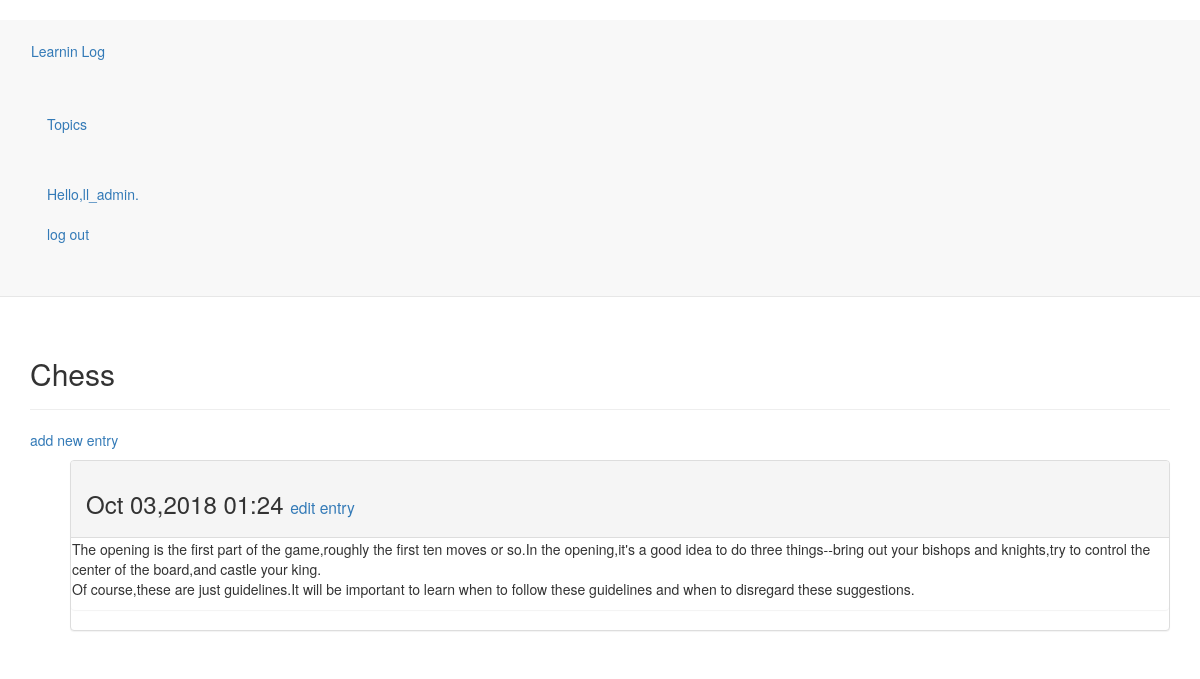
The page /topics/1/ (signed in) on the database its author committed.
### learning_logss/models.py (models this page shows, shortened)
class Topic(models.Model):
    text=models.CharField(max_length=200)
    date_added=models.DateTimeField(auto_now_add=True)
    owner=models.ForeignKey(User,on_delete=models.CASCADE,)
    def __str__(self):
        return self.text

class Entry(models.Model):
    topic=models.ForeignKey(Topic,on_delete=models.CASCADE,)
    text=models.TextField()
    date_added=models.DateTimeField(auto_now_add=True)
    class Meta:
        verbose_name_plural='entries'

### learning_logss/views.py (the view)
# urls.py: re_path(r'^topics/(?P<topic_id>\d+)/$',views.topic,name='topic'),
@login_required
def topic(request,topic_id):
    topic=Topic.objects.get(id=topic_id)
    if topic.owner != request.user:
        raise Http404
    entries=topic.entry_set.order_by('-date_added')
    context={'topic':topic,'entries':entries}
    return render(request,'learning_logss/topic.html',context)

### learning_logss/templates/learning_logss/topic.html
{%extends 'learning_logss/base.html'%}
{% block header%}
  <h2 >{{ topic}}</h2>
{% endblock header%}
{%block content%}
<p>
<a href="{%url 'learning_logss:new_entry' topic.id%}">add new entry</a>
</p>
<ul>
{%for entry in entries%}
    <div class=" panel panel-default">
        <div class=" panel-heading">
            <h3>
                {{entry.date_added|date:'M d,Y H:i'}}
                <small>
                    <a href=" {% url 'learning_logss:edit_entry' entry.id%}">
                        edit entry
                    </a>
                </small>
            </h3>
        </div>
        <div class=" panel -body">
            {{entry.text|linebreaks}}
        </div>
    </div>
    {% empty %}
    There are no entries for this topic yet.
    {% endfor %}
    {%endblock content %}

### learning_logss/templates/learning_logss/base.html (shortened to what this page needs)
﻿{% load bootstrap3 %}
<!DOCTYPE html>
<html lang="en">
  <head >
      {% bootstrap_css %}
  </head>
  <body >
      <nav class=" navbar navbar-default navbar-static-top">
          <div class=" container">
              <div class=" navbar -header">
                  <a class=" navbar -brand" href=" {% url 'learning_logss:index' %}">
                      Learnin Log </a>
              </div>
              <div id=" navbar" class="navbar -collapse">
                  <ul class=" nav navbar -nav">
                    <li ><a href=" {% url 'learning_logss:topics'%}">Topics</a> </li>
                  </ul>
                  <ul class=" nav navbar -nav navbar -right">
                      {% if user.is_authenticated %}
                        <li ><a >Hello,{{ user.username}}.</a></li>
                        <li ><a href=" {% url 'users:logout' %}">log out</a></li>
                      {% else %}
                        <li ><a href=" {% url 'users:register' %}">register</a></li>
                        <li ><a href=" {% url 'users:login' %}">log in</a></li>
                      {% endif %}
                  </ul>
              </div>
          </div>
      </nav>
      <div class=" container ">
          <div class=" page-header">
              {% block header %}{% endblock header %}
          </div>
          <div>
              {% block content %}{% endblock content %}
          </div>
      </div>
</body>
</html>

### rows shown on the page
Topic: text "Chess"
Entry: date_added "Oct 03,2018 01:24", text "The opening is the first part of the game,roughly the first ten moves or so.In the opening,it's a good idea to do three things--bring out your bishops and knights,try to control the center of the board,and castle your king. Of course,these are just guidelines.It will be important to learn when to follow these guidelines and when to disregard these suggestions."

### other values the page prints
{{ user.username }} "ll_admin"
